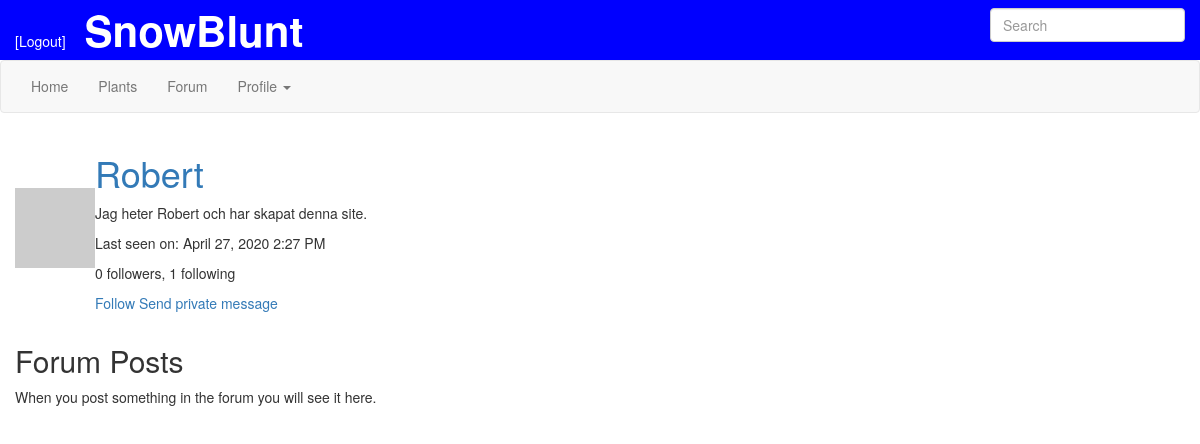
The app's page /user/Robert (signed in) with its own data.
### app/models.py (models this page shows, shortened)
class PaginatedAPIMixin(object):
    @staticmethod
    def to_collection_dict(query, page, per_page, endpoint, **kwargs):
        resources = query.paginate(page, per_page, False)
        data = {
            'items': [item.to_dict() for item in resources.items],
            '_meta': {
                'page': page,
                'per_page': per_page,
                'total_page': resources.pages,
                'total_items': resources.total
            },
            '_links': {
                'self': url_for(endpoint, page=page, per_page=per_page,
                                **kwargs),
                'next': url_for(endpoint, page=page + 1, per_page=per_page,
                                **kwargs) if resources.has_next else None,
                'prev': url_for(endpoint, page=page - 1, per_page=per_page,
                                **kwargs) if resources.has_prev else None
            }
        }
        return data

class User(PaginatedAPIMixin, UserMixin, db.Model):
    id = db.Column(db.Integer, primary_key=True)
    username = db.Column(db.String(64), index=True, unique=True)
    email = db.Column(db.String(120), index=True, unique=True)
    password_hash = db.Column(db.String(128))
    posts = db.relationship('Post', backref='author', lazy='dynamic')
    about_me = db.Column(db.String(140))
    last_seen = db.Column(db.DateTime, default=datetime.utcnow)
    followed = db.relationship(
        'User', secondary=followers,
        primaryjoin=(followers.c.follower_id == id),
        secondaryjoin=(followers.c.followed_id == id),
        backref=db.backref('followers', lazy='dynamic'), lazy='dynamic')
    notifications = db.relationship('Notification', backref='user',
                                    lazy='dynamic')
    tasks = db.relationship('Task', backref='user', lazy='dynamic')
    messages_sent = db.relationship('Message',
                                    foreign_keys='Message.sender_id',
                                    backref='author', lazy='dynamic')
    messages_received = db.relationship('Message',
                                        foreign_keys='Message.recipient_id',
                                        backref='recipient', lazy='dynamic')
    last_message_read_time = db.Column(db.DateTime)
    token = db.Column(db.String(32), index=True, unique=True)
    token_expiration = db.Column(db.DateTime)
    def avatar(self, size):
        digest = md5(self.email.lower().encode('utf-8')).hexdigest()
        return 'https://www.gravatar.com/avatar/{}?d=identicon&s={}'.format(digest, size)
    def is_following(self, user):
        return self.followed.filter(
            followers.c.followed_id == user.id).count() > 0
    def new_message(self):
        last_read_time = self.last_message_read_time or datetime(1900, 1, 1)
        return Message.query.filter_by(recipient=self).filter(
            Message.timestamp > last_read_time).count()
    def get_tasks_in_progress(self):
        return Task.query.filter_by(user=self, complete=False).all()

### app/main/routes.py (the view, shortened to what this page needs)
@bp.route('/user/<username>', methods=['GET', 'POST'])
@login_required
def user(username):
    user = User.query.filter_by(username=username).first_or_404()
    page = request.args.get('page', 1, type=int)
    if user == current_user:
        form = EditProfileForm(current_user.username)
        if form.validate_on_submit():
            current_user.username = form.username.data
            current_user.about_me = form.about_me.data
            db.session.commit()
            flash(_('Your changes have been saved.'))
            return redirect(url_for('main.user', username=username))
        elif request.method == 'GET':
            form.username.data = current_user.username
            form.about_me.data = current_user.about_me
    else:
        form = MessageForm()
    messages = current_user.messages_received \
        .order_by(Message.timestamp.desc()) \
        .limit(2)
    posts = current_user.posts.paginate(page,
                                        current_app.config['POSTS_PER_PAGE'],
                                        False)
    next_url = url_for('main.user', username=user.username, page=posts.next_num) \
        if posts.has_next else None
    prev_url = url_for('main.user', username=user.username, page=posts.prev_num) \
        if posts.has_prev else None
    return render_template('user.html', form=form, user=user, messages=messages, posts=posts.items,
                           next_url=next_url, prev_url=prev_url)

### app/main/forms.py
class SearchForm(FlaskForm):
    q = StringField(_l('Search'), validators=[DataRequired()])
    def __init__(self, *args, **kwargs):
        if 'formdata' not in kwargs:
            kwargs['formdata'] = request.args
        if 'csrf_enabled' not in kwargs:
            kwargs['csrf_enabled'] = False
        super(SearchForm, self).__init__(*args, **kwargs)

class MessageForm(FlaskForm):
    message = TextAreaField(_l('Message'), validators=[
            DataRequired(), Length(min=0, max=140)])
    submit = SubmitField(_l('Submit'))

### app/main/routes.py (called while the page is built)
@bp.before_request
def before_request():
    if current_user.is_authenticated:
        current_user.last_seen = datetime.utcnow()
        db.session.commit()
        g.search_form = SearchForm()
    g.locale = str(get_locale())

### app/models.py (called while the page is built)
@login.user_loader
def load_user(id):
    return User.query.get(int(id))

    @classmethod
    def before_commit(cls, session):
        session._changes = {
            'add': list(session.new),
            'update': list(session.dirty),
            'delete': list(session.deleted)
        }

    @classmethod
    def after_commit(cls, session):
        for obj in session._changes['add']:
            if isinstance(obj, SearchableMixin):
                add_to_index(obj.__tablename__, obj)
        for obj in session._changes['update']:
            if isinstance(obj, SearchableMixin):
                add_to_index(obj.__tablename__, obj)
        for obj in session._changes['delete']:
            if isinstance(obj, SearchableMixin):
                remove_from_index(obj.__tablename__, obj)
        session._changes = None

### app/templates/user.html (shortened to what this page needs)
{% extends "user_temp.html" %}
{% block user_content %}
    <h2>{{ _('Forum Posts') }}</h2>
    {% if posts %}
      {% for post in posts %}
          {% include '_post.html' %}
      {% endfor %}
      <nav aria-label="...">
        <ul class="pager">
          <li class="previous{% if not prev_url %} disabled{% endif %}">
            <a href="{{ prev_url or '#'}}">
              <span aria-hidden="true">&larr;</span> Newer posts
            </a>
          </li>
          <li class="next{% if not next_url %} disabled{% endif %}">
            <a href="{{ next_url or '#'}}">
              Older posts <span aria-hidden="true">&rarr;</span>
            </a>
          </li>
        </ul>
      </nav>
    {% else %}
      <p> When you post something in the forum you will see it here. </p>
    {% endif %}
{% endblock %}

### app/templates/user_temp.html (shortened to what this page needs)
{% extends "template.html" %}
{% import 'bootstrap/wtf.html' as wtf %}
{% block app_content %}
  <div class="row">
    <div class="col-sm-6">
      <table>
        <tr>
          <td><img src="{{ user.avatar(128) }}"></td>
          <td>
            <h1><a href="{{ url_for('main.user', username=user.username) }}">
              {{ user.username }}
            </a></h1>
            {% if user.about_me %}<p>{{ user.about_me }}</p>{% endif %}
            {% if user.last_seen %}
              <p>Last seen on: {{ moment(user.last_seen).format('LLL') }}</p>
            {% endif %}
            <p>{{ user.followers.count() }} followers, {{ user.followed.count() }} following </p>
            <p>
            {% if user == current_user %}
                <a data-toggle="collapse" href="#edit_profile">Edit your profile</a>
              {% if not current_user.get_task_in_progress('export_posts') %}
                  <a href="{{ url_for('main.export_posts') }}">
                    {{ _('Export you posts') }}
                  </a>
              {% endif %}
            {% elif not current_user.is_following(user) %}
                <a href="{{ url_for('main.follow', username=user.username) }}">Follow</a>
            {% else %}
                <a href="{{ url_for('main.unfollow', username=user.username) }}">Unfollow</a>
            {% endif %}
            {% if user != current_user %}
            <a data-toggle="collapse" href="#send_message">{{ _('Send private message') }}</a>
            {% endif %}
            </p>
          </td>
        </tr>
      </table>
    </div>
    {% if form %}
    <div class="col-sm-4">
    </div>
    </div>
    <div class="row">
      <div class="col-sm-6">
      </div>
    {% endif %}
  </div>
  {% block user_content %}
  {% endblock %}
{% endblock %}

### records on screen
User: username "Robert", about_me "Jag heter Robert och har skapat denna site.", last_seen "April 27, 2020 2:27 PM"

### other values on screen
{{ user.followers.count() }} "0"
{{ user.followed.count() }} "1"
